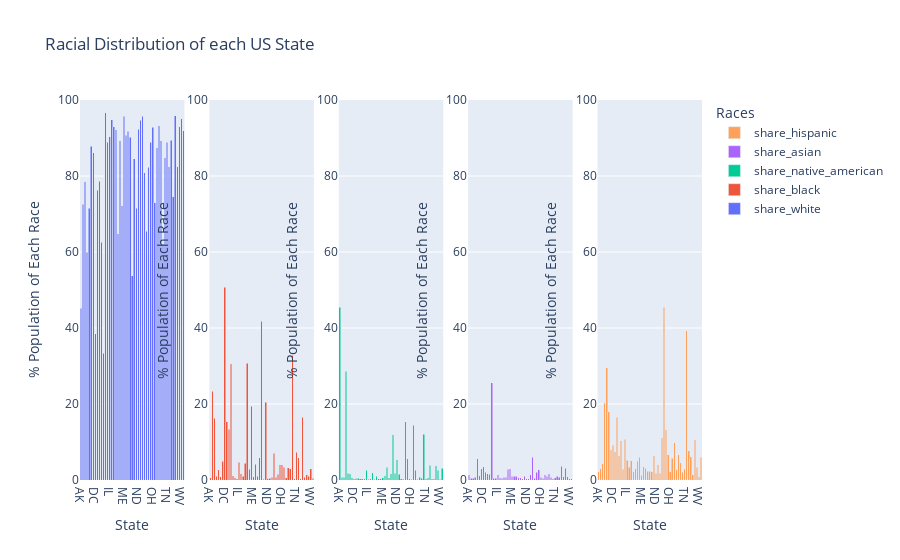

The code cell stored with this chart in its notebook:
### Code cell
fig = make_subplots(rows=1,
                    cols=len(shares), 
                    shared_xaxes=True,)
for pos in range(0, len(shares)):
    fig.add_trace(go.Bar(x=race_shares['Geographic area'], 
                        y=race_shares[shares[pos]],
                        hovertemplate="<br>State=%{x}<br>Population %=%{y}%<extra></extra>",
                        name=shares[pos]),
                        row=1,
                        col=pos+1)
fig.update_layout(legend_title_text = "Races", title='Racial Distribution of each US State', barmode='stack')
fig.update_xaxes(title_text="State")
fig.update_yaxes(title_text='% Population of Each Race', range=[0, 100])
fig.show()

### Figure 1 — Plotly figure (JSON) as saved in the notebook; plotly's stock layout.template omitted (floating-point values rounded to 4 significant figures)
{"data": [{"hovertemplate": "<br>State=%{x}<br>Population %=%{y}%<extra></extra>", "name": "share_white", "type": "bar", "x": ["AK", "AL", "AR", "AZ", "CA", "CO", "CT", "DC", "DE", "FL", "GA", "HI", "IA", "ID", "IL", "IN", "KS", "KY", "LA", "MA", "MD", "ME", "MI", "MN", "MO", "MS", "MT", "NC", "ND", "NE", "NH", "NJ", "NM", "NV", "NY", "OH", "OK", "OR", "PA", "RI", "SC", "SD", "TN", "TX", "UT", "VA", "VT", "WA", "WI", "WV", "WY"], "xaxis": "x", "y": [45.26, 72.51, 78.45, 59.93, 71.54, 87.77, 86.11, 38.5, 76.25, 78.67, 62.59, 33.37, 96.71, 88.82, 90.36, 94.82, 92.96, 92.23, 64.81, 89.3, 72.12, 95.69, 90.67, 91.8, 90.18, 53.8, 84.48, 71.52, 92.29, 94.72, 95.68, 80.89, 65.42, 82.33, 88.88, 92.8, 72.93, 87.39, 93.25, 89.23, 61.98, 84.82, 88.95, 82.4, 89.44, 74.6, 95.87, 82.38, 92.96, 95.04, 91.92], "yaxis": "y"}, {"hovertemplate": "<br>State=%{x}<br>Population %=%{y}%<extra></extra>", "name": "share_black", "type": "bar", "x": ["AK", "AL", "AR", "AZ", "CA", "CO", "CT", "DC", "DE", "FL", "GA", "HI", "IA", "ID", "IL", "IN", "KS", "KY", "LA", "MA", "MD", "ME", "MI", "MN", "MO", "MS", "MT", "NC", "ND", "NE", "NH", "NJ", "NM", "NV", "NY", "OH", "OK", "OR", "PA", "RI", "SC", "SD", "TN", "TX", "UT", "VA", "VT", "WA", "WI", "WV", "WY"], "xaxis": "x2", "y": [0.5625, 23.32, 16.3, 0.9545, 2.68, 0.9177, 4.992, 50.7, 15.39, 13.37, 30.63, 1.071, 0.5635, 0.2952, 4.704, 1.688, 0.9605, 4.421, 30.78, 2.791, 19.46, 0.8198, 4.124, 1.001, 5.862, 41.83, 0.2266, 20.4, 0.3574, 0.4205, 0.7156, 6.975, 0.667, 1.567, 4.008, 3.96, 3.376, 0.5281, 3.27, 2.988, 32.83, 0.29, 7.303, 5.866, 0.385, 16.51, 0.7706, 1.427, 0.9373, 2.915, 0.3975], "yaxis": "y2"}, {"hovertemplate": "<br>State=%{x}<br>Population %=%{y}%<extra></extra>", "name": "share_native_american", "type": "bar", "x": ["AK", "AL", "AR", "AZ", "CA", "CO", "CT", "DC", "DE", "FL", "GA", "HI", "IA", "ID", "IL", "IN", "KS", "KY", "LA", "MA", "MD", "ME", "MI", "MN", "MO", "MS", "MT", "NC", "ND", "NE", "NH", "NJ", "NM", "NV", "NY", "OH", "OK", "OR", "PA", "RI", "SC", "SD", "TN", "TX", "UT", "VA", "VT", "WA", "WI", "WV", "WY"], "xaxis": "x3", "y": [45.48, 0.6593, 0.7599, 28.59, 1.715, 1.625, 0.6566, 0.3, 0.5237, 0.4554, 0.3003, 0.3881, 0.2714, 2.525, 0.2618, 0.2758, 1.873, 0.2101, 0.9573, 0.2652, 0.3409, 0.545, 1.077, 3.363, 0.5427, 1.615, 11.87, 1.788, 5.33, 1.56, 0.2875, 0.2571, 15.34, 5.577, 0.3613, 0.215, 14.38, 2.582, 0.1616, 0.6706, 0.4628, 12.03, 0.3166, 0.6574, 3.87, 0.3423, 0.3697, 3.75, 2.62, 0.2002, 3.08], "yaxis": "y3"}, {"hovertemplate": "<br>State=%{x}<br>Population %=%{y}%<extra></extra>", "name": "share_asian", "type": "bar", "x": ["AK", "AL", "AR", "AZ", "CA", "CO", "CT", "DC", "DE", "FL", "GA", "HI", "IA", "ID", "IL", "IN", "KS", "KY", "LA", "MA", "MD", "ME", "MI", "MN", "MO", "MS", "MT", "NC", "ND", "NE", "NH", "NJ", "NM", "NV", "NY", "OH", "OK", "OR", "PA", "RI", "SC", "SD", "TN", "TX", "UT", "VA", "VT", "WA", "WI", "WV", "WY"], "xaxis": "x4", "y": [1.377, 0.4798, 0.4771, 0.7266, 5.543, 1.155, 2.99, 3.5, 2, 1.617, 1.492, 25.65, 0.4008, 0.4877, 1.337, 0.5868, 0.4264, 0.711, 0.7865, 2.842, 2.98, 1.032, 0.9542, 1.026, 0.5483, 0.5461, 0.3189, 0.9263, 0.2935, 0.2919, 1.343, 5.945, 0.4939, 2.007, 2.719, 0.7515, 0.4265, 1.379, 0.989, 1.688, 0.74, 0.3179, 0.6373, 1.012, 0.7709, 3.669, 0.9101, 3.075, 0.7908, 0.3411, 0.3877], "yaxis": "y4"}, {"hovertemplate": "<br>State=%{x}<br>Population %=%{y}%<extra></extra>", "name": "share_hispanic", "type": "bar", "x": ["AK", "AL", "AR", "AZ", "CA", "CO", "CT", "DC", "DE", "FL", "GA", "HI", "IA", "ID", "IL", "IN", "KS", "KY", "LA", "MA", "MD", "ME", "MI", "MN", "MO", "MS", "MT", "NC", "ND", "NE", "NH", "NJ", "NM", "NV", "NY", "OH", "OK", "OR", "PA", "RI", "SC", "SD", "TN", "TX", "UT", "VA", "VT", "WA", "WI", "WV", "WY"], "xaxis": "x5", "y": [2.131, 2.98, 4.273, 20.14, 29.51, 17.9, 7.976, 9.1, 7.417, 16.53, 6.415, 10.36, 2.819, 10.7, 5.171, 3.318, 5.072, 2.226, 2.977, 4.926, 5.931, 1.313, 3.535, 3.154, 2.358, 2.322, 2.192, 6.413, 1.823, 4.07, 1.745, 11.12, 45.43, 13.17, 6.629, 2.13, 5.696, 9.751, 2.733, 6.668, 4.475, 2.037, 2.856, 39.27, 7.663, 6.153, 1.38, 10.61, 3.323, 0.9042, 5.988], "yaxis": "y5"}], "layout": {"barmode": "stack", "legend": {"title": {"text": "Races"}}, "title": {"text": "Racial Distribution of each US State"}, "xaxis": {"anchor": "y", "domain": [0, 0.168], "title": {"text": "State"}}, "xaxis2": {"anchor": "y2", "domain": [0.208, 0.376], "title": {"text": "State"}}, "xaxis3": {"anchor": "y3", "domain": [0.416, 0.584], "title": {"text": "State"}}, "xaxis4": {"anchor": "y4", "domain": [0.624, 0.792], "title": {"text": "State"}}, "xaxis5": {"anchor": "y5", "domain": [0.832, 1], "title": {"text": "State"}}, "yaxis": {"anchor": "x", "domain": [0, 1], "range": [0, 100], "title": {"text": "% Population of Each Race"}}, "yaxis2": {"anchor": "x2", "domain": [0, 1], "range": [0, 100], "title": {"text": "% Population of Each Race"}}, "yaxis3": {"anchor": "x3", "domain": [0, 1], "range": [0, 100], "title": {"text": "% Population of Each Race"}}, "yaxis4": {"anchor": "x4", "domain": [0, 1], "range": [0, 100], "title": {"text": "% Population of Each Race"}}, "yaxis5": {"anchor": "x5", "domain": [0, 1], "range": [0, 100], "title": {"text": "% Population of Each Race"}}}}
